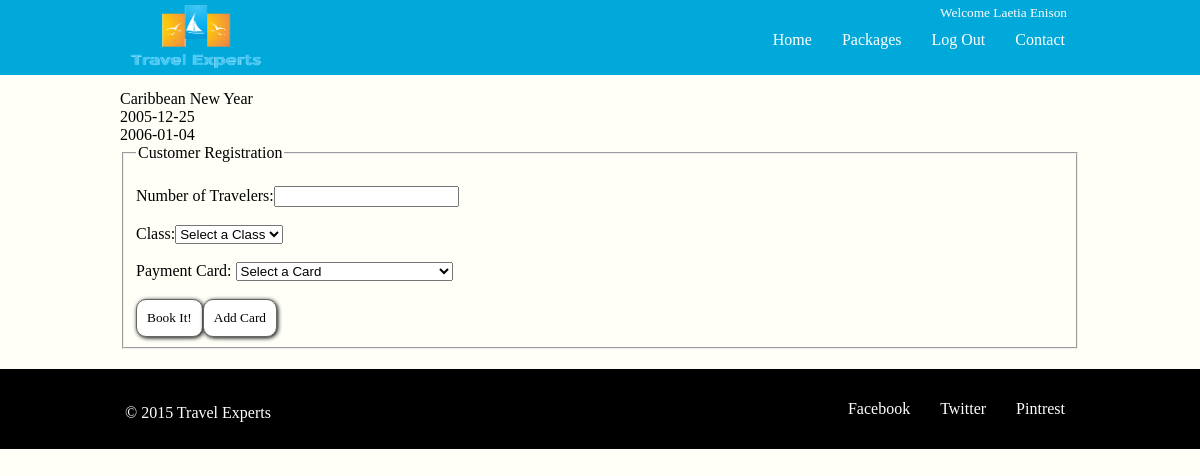
/Booking.php (signed in), run on the app's committed database.
### tables this page shows
CREATE TABLE `packages` (
  `PackageId` int(11) NOT NULL,
  `PkgName` varchar(50) NOT NULL,
  `PkgStartDate` datetime DEFAULT NULL,
  `PkgEndDate` datetime DEFAULT NULL,
  `PkgDesc` mediumtext,
  `PkgBasePrice` decimal(19,4) NOT NULL,
  `PkgAgencyCommission` decimal(19,4) DEFAULT NULL,
  `PkgImageUrl` varchar(40) NOT NULL
);

### Booking.php (the view, shortened to what this page needs)
<?php
  include("Functions.php");
  $package = getTravelPackages($_SESSION['packageid']);
?>
<!DOCTYPE html>
<html>
<head>
<link rel="stylesheet" type="text/css" href="style.css">
</head>
<body>
  <?php
  	include("header.php");
    ?>
    <div id="main_container">
    <div class="container">
      <?php
      print($package[0]["PkgName"]."<br />");
      print(substr($package[0]["PkgStartDate"],0,10)."<br />");
      print(substr($package[0]["PkgEndDate"],0,10)."<br />");
      ?>
      <form action="confpage.php" onsubmit="return validator(this)" method="post" id="BookingForm" >
        <fieldset><div id="errorDisplay"></div>
          <legend>Customer Registration</legend> <br />
          Number of Travelers:<input id="TravCount" type="number" name="numTrav" required="required"/><br /><br />
          Class:<select id="ClassSelect" name="class" required="required">
            <option value="1">Select a Class</option><br />
            <option value="1">Economy</option><br />
            <option value="1.5">Business</option><br />
            <option value="2">First Class</option><br />
          </select><br /><br />
          Payment Card: <?= cardSelect($_SESSION['userid']) ?><br /><br />
          <input type="Submit" id="button" value="Book It!"/><input type="button" id="button" onclick="location.href='useraccountinfo.php';" value="Add Card" />
        </fieldset>
	     </form>
     </div>
   </div>
	<?php
	  include("footer.php");
  ?>
</body>
</html>

### style.css (style rules this page uses)
body { background-color: #FFFFF7; width:100%; margin: auto; }
.container { width:960px; margin: 0 auto; }
#main_container { padding-top: 90px; padding-bottom: 20px; width:960px; height: auto; margin: 0 auto; }
#button { padding: 10px; background-color: #fff; border: 1px solid #666; color: #000; text-decoration: none; border-radius: 10px; box-shadow: 1px 1px 4px black; font-family: georgia; }

### data on the page
packages: PkgName "Caribbean New Year", PkgStartDate "2005-12-25", PkgEndDate "2006-01-04"
